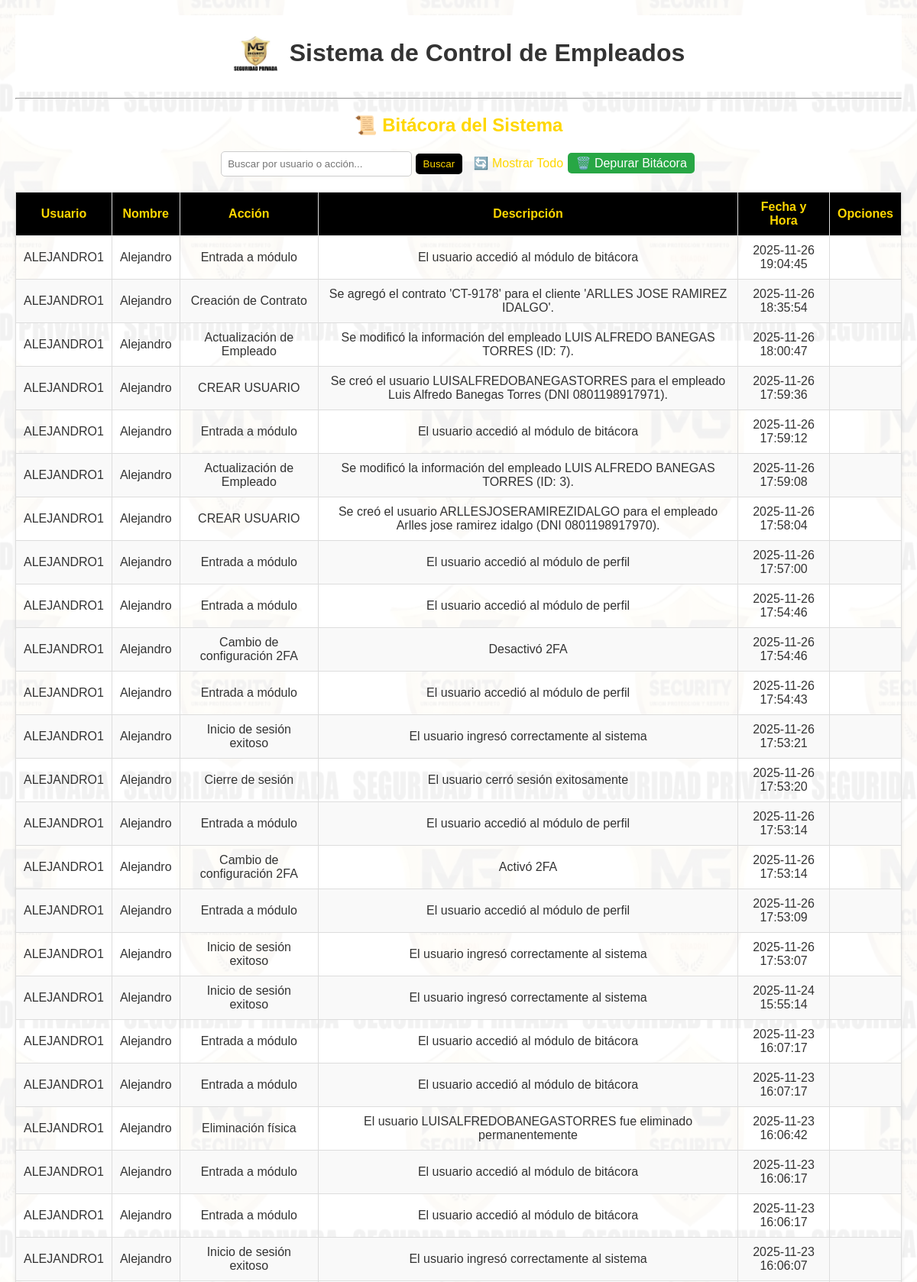
The app's page /modulos/bitacora.php (signed in, upper part) with its own data.
### tables this page shows
CREATE TABLE `tbl_ms_bitacora` (
  `id_bitacora` int(11) NOT NULL,
  `Fecha_hora` datetime DEFAULT current_timestamp(),
  `id_usuario` int(11) DEFAULT NULL,
  `id_objeto` int(11) DEFAULT NULL,
  `accion` varchar(100) DEFAULT NULL,
  `descripcion` text DEFAULT current_timestamp(),
  `fecha` datetime NOT NULL DEFAULT current_timestamp(),
  `usuario` int(11) NOT NULL
);

CREATE TABLE `tbl_ms_usuarios` (
  `id` int(11) NOT NULL,
  `usuario` varchar(50) NOT NULL,
  `contrasena` varchar(100) NOT NULL,
  `fecha_vencimiento` date DEFAULT NULL,
  `rol` enum('admin','supervisor','empleado') DEFAULT 'empleado',
  `codigo_2fa` varchar(6) DEFAULT NULL,
  `email` varchar(100) DEFAULT NULL,
  `primera_vez` tinyint(1) NOT NULL DEFAULT 0,
  `nombre` varchar(100) NOT NULL,
  `id_empleado` int(11) DEFAULT NULL,
  `telefono` varchar(20) DEFAULT NULL,
  `primer_login` tinyint(1) DEFAULT 1,
  `id_puesto` int(11) DEFAULT NULL,
  `intentos_fallidos` int(11) DEFAULT 0,
  `estado` enum('ACTIVO','BLOQUEADO','INACTIVO') DEFAULT 'ACTIVO'
);

### modulos/bitacora.php (the view, shortened to what this page needs)
<?php
include("../conexion.php");
include("../header.php");
$filtro = "";
$sql = "SELECT b.id_bitacora, u.usuario, u.nombre, b.accion, b.descripcion, b.fecha_hora
        FROM tbl_ms_bitacora b
        INNER JOIN tbl_ms_usuarios u ON b.id_usuario = u.id
        $filtro
        ORDER BY b.fecha_hora DESC";
$resultado = $conexion->query($sql);
?>
<!DOCTYPE html>
<html lang="es">
<head>
</head>
<body>
<h2>📜 Bitácora del Sistema</h2>
<form method="GET" action="/modulos/bitacora.php">
    <input type="text" name="buscar" placeholder="Buscar por usuario o acción..." value="<?= htmlspecialchars($_GET['buscar'] ?? '') ?>">
    <button type="submit">Buscar</button>
    <a href="/modulos/bitacora.php" style="margin-left:10px; text-decoration:none; color:#FFD700;">🔄 Mostrar Todo</a>
    <a href="/modulos/bitacora.php?depurar=1" class="button-link depurar" onclick="return confirmarDepurar();">🗑️ Depurar Bitácora</a>
</form>
<table>
<thead>
<tr>
<th>Usuario</th>
<th>Nombre</th>
<th>Acción</th>
<th>Descripción</th>
<th>Fecha y Hora</th>
<th>Opciones</th>
</tr>
</thead>
<tbody>
<?php
if ($resultado && $resultado->num_rows > 0) {
    while ($fila = $resultado->fetch_assoc()) {
        echo "<tr>
                <td>" . htmlspecialchars($fila['usuario'] ?? '') . "</td>
                <td>" . htmlspecialchars($fila['nombre'] ?? '') . "</td>
                <td>" . htmlspecialchars($fila['accion'] ?? '') . "</td>
                <td>" . htmlspecialchars($fila['descripcion'] ?? '') . "</td>
                <td>{$fila['fecha_hora']}</td>
                <td>
                </td>
              </tr>";
    }
} else {
    echo "<tr><td colspan='7'>No hay registros en la bitácora.</td></tr>";
}
?>
</tbody>
</table>
</body>
</html>

### header.php (style rules this page uses)
body { position: relative; }
body::before { content: ''; position: fixed; top: 0; left: 0; width: 100%; height: 100%; background-image: url('../imagenes/logo.jpeg'); background-size: 300px 300px; background-repeat: repeat; background-position: center; opacity: 0.05; z-index: -1; pointer-events: none; }

### modulos/bitacora.php (style rules this page uses)
body { font-family: Arial, sans-serif; margin: 20px; background-color: #fff; color: #333; }
h2 { text-align: center; color: #FFD700; margin-bottom: 20px; }
form { text-align: center; margin-bottom: 20px; }
input[type="text"] { padding: 8px; width: 250px; border: 1px solid #ccc; border-radius: 5px; }
button { padding: 6px 10px; border: none; background-color: #000000; color: #FFD700; border-radius: 5px; cursor: pointer; }
a.button-link { padding: 5px 10px; border-radius:5px; text-decoration:none; color:white; margin:2px; }
a.depurar { background-color: #28a745; }
table { width: 100%; border-collapse: collapse; margin-top: 10px; box-shadow: 0 2px 5px rgba(0,0,0,0.1); }
th, td { border: 1px solid #ddd; padding: 10px; text-align: center; }
th { background-color: #000000; color: #FFD700; }
tr:nth-child(even) { background-color: #f9f9f9; }

### records on screen
tbl_ms_bitacora: id_usuario.usuario "ALEJANDRO1", id_usuario.nombre "Alejandro", accion "Entrada a módulo", descripcion "El usuario accedió al módulo de bitácora", Fecha_hora "2025-11-26 19:04:45"
tbl_ms_bitacora: id_usuario.usuario "ALEJANDRO1", id_usuario.nombre "Alejandro", accion "Creación de Contrato", descripcion "Se agregó el contrato 'CT-9178' para el cliente 'ARLLES JOSE RAMIREZ IDALGO'.", Fecha_hora "2025-11-26 18:35:54"
tbl_ms_bitacora: id_usuario.usuario "ALEJANDRO1", id_usuario.nombre "Alejandro", accion "Actualización de Empleado", descripcion "Se modificó la información del empleado LUIS ALFREDO BANEGAS TORRES (ID: 7).", Fecha_hora "2025-11-26 18:00:47"
tbl_ms_bitacora: id_usuario.usuario "ALEJANDRO1", id_usuario.nombre "Alejandro", accion "CREAR USUARIO", descripcion "Se creó el usuario LUISALFREDOBANEGASTORRES para el empleado Luis Alfredo Banegas Torres (DNI 0801198917971).", Fecha_hora "2025-11-26 17:59:36"
tbl_ms_bitacora: id_usuario.usuario "ALEJANDRO1", id_usuario.nombre "Alejandro", accion "Entrada a módulo", descripcion "El usuario accedió al módulo de bitácora", Fecha_hora "2025-11-26 17:59:12"
tbl_ms_bitacora: id_usuario.usuario "ALEJANDRO1", id_usuario.nombre "Alejandro", accion "Actualización de Empleado", descripcion "Se modificó la información del empleado LUIS ALFREDO BANEGAS TORRES (ID: 3).", Fecha_hora "2025-11-26 17:59:08"
tbl_ms_bitacora: id_usuario.usuario "ALEJANDRO1", id_usuario.nombre "Alejandro", accion "CREAR USUARIO", descripcion "Se creó el usuario ARLLESJOSERAMIREZIDALGO para el empleado Arlles jose ramirez idalgo (DNI 0801198917970).", Fecha_hora "2025-11-26 17:58:04"
tbl_ms_bitacora: id_usuario.usuario "ALEJANDRO1", id_usuario.nombre "Alejandro", accion "Entrada a módulo", descripcion "El usuario accedió al módulo de perfil", Fecha_hora "2025-11-26 17:57:00"
tbl_ms_bitacora: id_usuario.usuario "ALEJANDRO1", id_usuario.nombre "Alejandro", accion "Entrada a módulo", descripcion "El usuario accedió al módulo de perfil", Fecha_hora "2025-11-26 17:54:46"
tbl_ms_bitacora: id_usuario.usuario "ALEJANDRO1", id_usuario.nombre "Alejandro", accion "Cambio de configuración 2FA", descripcion "Desactivó 2FA", Fecha_hora "2025-11-26 17:54:46"
tbl_ms_bitacora: id_usuario.usuario "ALEJANDRO1", id_usuario.nombre "Alejandro", accion "Entrada a módulo", descripcion "El usuario accedió al módulo de perfil", Fecha_hora "2025-11-26 17:54:43"
tbl_ms_bitacora: id_usuario.usuario "ALEJANDRO1", id_usuario.nombre "Alejandro", accion "Inicio de sesión exitoso", descripcion "El usuario ingresó correctamente al sistema", Fecha_hora "2025-11-26 17:53:21"
tbl_ms_bitacora: id_usuario.usuario "ALEJANDRO1", id_usuario.nombre "Alejandro", accion "Cierre de sesión", descripcion "El usuario cerró sesión exitosamente", Fecha_hora "2025-11-26 17:53:20"
tbl_ms_bitacora: id_usuario.usuario "ALEJANDRO1", id_usuario.nombre "Alejandro", accion "Entrada a módulo", descripcion "El usuario accedió al módulo de perfil", Fecha_hora "2025-11-26 17:53:14"
tbl_ms_bitacora: id_usuario.usuario "ALEJANDRO1", id_usuario.nombre "Alejandro", accion "Cambio de configuración 2FA", descripcion "Activó 2FA", Fecha_hora "2025-11-26 17:53:14"
tbl_ms_bitacora: id_usuario.usuario "ALEJANDRO1", id_usuario.nombre "Alejandro", accion "Entrada a módulo", descripcion "El usuario accedió al módulo de perfil", Fecha_hora "2025-11-26 17:53:09"
tbl_ms_bitacora: id_usuario.usuario "ALEJANDRO1", id_usuario.nombre "Alejandro", accion "Inicio de sesión exitoso", descripcion "El usuario ingresó correctamente al sistema", Fecha_hora "2025-11-26 17:53:07"
tbl_ms_bitacora: id_usuario.usuario "ALEJANDRO1", id_usuario.nombre "Alejandro", accion "Inicio de sesión exitoso", descripcion "El usuario ingresó correctamente al sistema", Fecha_hora "2025-11-24 15:55:14"
tbl_ms_bitacora: id_usuario.usuario "ALEJANDRO1", id_usuario.nombre "Alejandro", accion "Entrada a módulo", descripcion "El usuario accedió al módulo de bitácora", Fecha_hora "2025-11-23 16:07:17"
tbl_ms_bitacora: id_usuario.usuario "ALEJANDRO1", id_usuario.nombre "Alejandro", accion "Entrada a módulo", descripcion "El usuario accedió al módulo de bitácora", Fecha_hora "2025-11-23 16:07:17"
tbl_ms_bitacora: id_usuario.usuario "ALEJANDRO1", id_usuario.nombre "Alejandro", accion "Eliminación física", descripcion "El usuario LUISALFREDOBANEGASTORRES fue eliminado permanentemente", Fecha_hora "2025-11-23 16:06:42"
tbl_ms_bitacora: id_usuario.usuario "ALEJANDRO1", id_usuario.nombre "Alejandro", accion "Entrada a módulo", descripcion "El usuario accedió al módulo de bitácora", Fecha_hora "2025-11-23 16:06:17"
tbl_ms_bitacora: id_usuario.usuario "ALEJANDRO1", id_usuario.nombre "Alejandro", accion "Entrada a módulo", descripcion "El usuario accedió al módulo de bitácora", Fecha_hora "2025-11-23 16:06:17"
tbl_ms_bitacora: id_usuario.usuario "ALEJANDRO1", id_usuario.nombre "Alejandro", accion "Inicio de sesión exitoso", descripcion "El usuario ingresó correctamente al sistema", Fecha_hora "2025-11-23 16:06:07"
